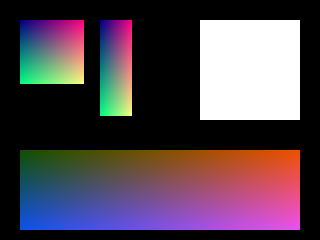
Frame 1 (no input)
Frame 60 (the mouse pressed at the canvas centre just before this capture): identical to frame 1, image omitted
Frame 120 (the mouse held since frame 60 and released just before this capture): identical to frame 1, image omitted

The Processing sketch that drew this single still picture (run headless with seeded random() and noise(); from frame 60 on, the mouse is pressed at the canvas centre):

// Processing sketch: pixels_basic
// ── pixels_basic.pde
// pixels[] read/write on the main canvas and on a PImage from createImage().
PImage img;

void setup() {
  size(320, 240);
  img = createImage(64, 64, RGB);
  img.loadPixels();
  for (int y = 0; y < img.height; y++) {
    for (int x = 0; x < img.width; x++) {
      img.pixels[y * img.width + x] = color(x * 4, y * 4, 128);
    }
  }
  img.updatePixels();
}

void draw() {
  background(0);
  noStroke();
  fill(255);
  rect(200, 20, 100, 100);
  loadPixels();
  for (int y = 150; y < 230; y++) {
    for (int x = 20; x < 300; x++) {
      pixels[y * width + x] = color((x * 255) / width, 80, (y - 150) * 3);
    }
  }
  updatePixels();
  image(img, 20, 20);
  image(img, 100, 20, 32, 96);
}
